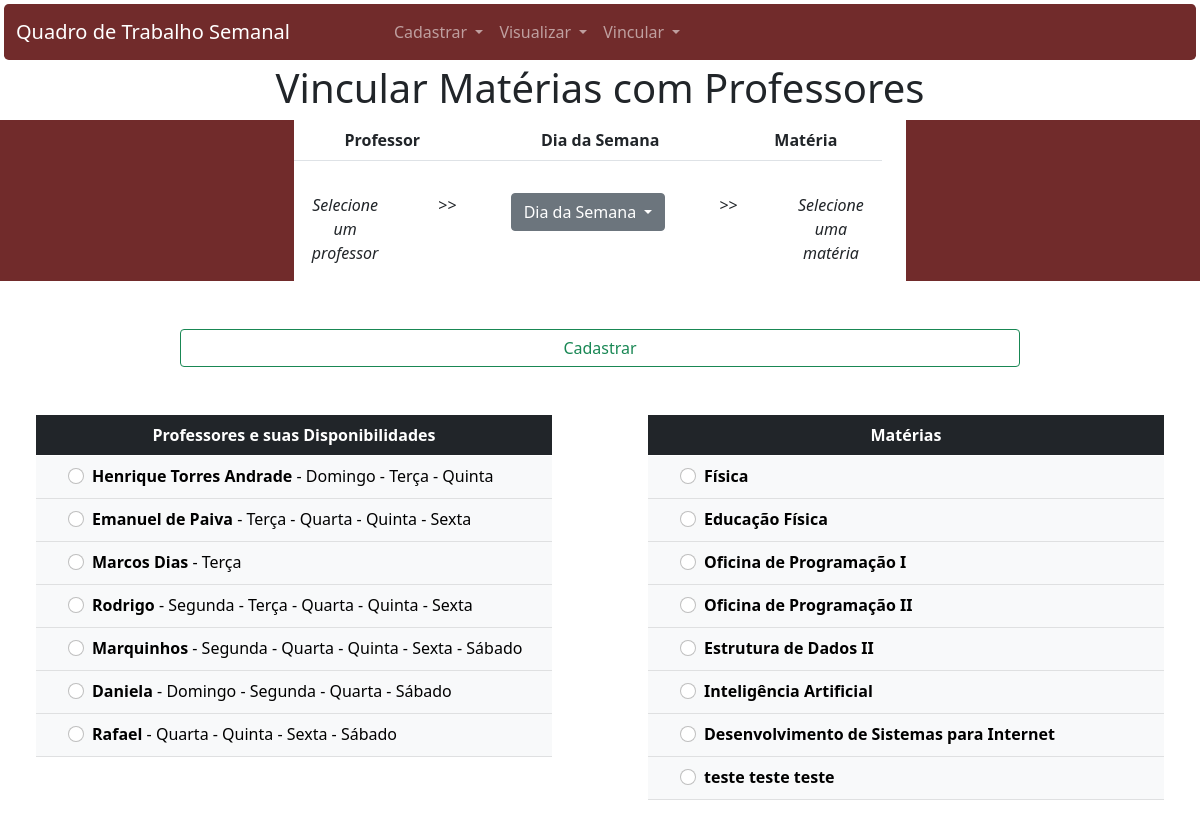
The page /tela_materia_professor on the database its author committed.
### app_qts/models.py (models this page shows)
class Materia(models.Model):
    id_materia = models.AutoField(primary_key=True)
    nome = models.TextField(max_length=255)

class Professor(models.Model):
    id_professor = models.AutoField(primary_key=True)
    nome = models.TextField(max_length=255)

class Disponibilidade_Dia(models.Model):
    id_professor = models.ForeignKey(Professor, on_delete=models.CASCADE)
    id_dia = models.ForeignKey(Dia, on_delete=models.CASCADE)

class Dia(models.Model):
    id_dia = models.AutoField(primary_key=True)
    nome = models.TextField(max_length=255)

### app_qts/views.py (the view)
# urls.py: path('tela_materia_professor',views.tela_materia_professor, name='tela_materia_professor'),
def tela_materia_professor(request):
    professores = Professor.objects.all()
    professor_sem_vinculo, materia_sem_vinculo = filtrar_prof_mat_sem_vinculo()
    context = {
        'professor': Professor.objects.all(),
        'professores_ids':[str(professor.id_professor) for professor in professores],
        'materia': Materia.objects.all(),
        'materia_professor': Materia_Professor.objects.all(),
        'materia_sem_vinculo': materia_sem_vinculo,
        'dia_professor': Disponibilidade_Dia.objects.all()
    }
    return render(request, 'qts/vincular/materia_professor.html', context)

### app_qts/views.py (called while the page is built)
def filtrar_prof_mat_sem_vinculo():
    professor = Professor.objects.all()
    materia = Materia.objects.all()
    materia_professor = Materia_Professor.objects.all()
    professores_vinculados_ids = set([mp.id_professor.id_professor for mp in materia_professor])
    materias_vinculadas_ids = set([mp.id_materia.id_materia for mp in materia_professor])
    professor_sem_vinculo = [prof for prof in professor if prof.id_professor not in professores_vinculados_ids]
    materia_sem_vinculo = [mat for mat in materia if mat.id_materia not in materias_vinculadas_ids]
    return professor_sem_vinculo, materia_sem_vinculo

### app_qts/templates/qts/vincular/materia_professor.html (shortened to what this page needs)
{% extends 'qts/base.html' %}
{% block conteudo %}
<form action="{% url 'cadastrar_materia_professor' %}" method="post">
<div class="row text-center">
    <h1>Vincular Matérias com Professores</h1>
</div>
<div class="row">
    <div class="col-3" style="background-color: rgb(113, 43, 43) !important"></div>
    <div class="row text-center col-6 m-0 p-0">
        <div class="row">
            <table class="table">
                <th>Professor</th>
                <th>Dia da Semana</th>
                <th>Matéria</th>
            </table>
        </div>
        <div class="row">
            <div class="col mt-3" id="professor-selecionado">
                <p class="fst-italic">Selecione um professor</p>
            </div>
            <div class="col mt-3">
                <p>>></p>
            </div>
            <div class="col mt-3" id="dia-selecionado">
                <div class="dropdown">
                    <button class="btn btn-secondary dropdown-toggle" type="button" id="dropdownMenu2" data-bs-toggle="dropdown" aria-expanded="false">
                      Dia da Semana
                    </button>
                </div>
            </div>
            <div class="col mt-3">
                <p>>></p>
            </div>
            <div class="col mt-3" id="materia-selecionada">
                <p class="fst-italic">Selecione uma matéria</p>
            </div>
        </div>
    </div>
    <div class="col-3" style="background-color: rgb(113, 43, 43) !important"></div>
</div>
<div class="d-grid gap-2 pt-5 mx-auto" style="width: 70%;">
    <button class="btn btn-outline-success" type="submit" id="button-addon2">Cadastrar</button>
</div>
<div class="row">
    <div class="col-6 p-5 order-md-2">
        <table class="table table-hover table-light">
            <thead class="table-dark">
                <tr>
                    <th class="text-center">Matérias</th>
                </tr>
            </thead>
            {% for materia in materia_sem_vinculo %}
            <tr>
                <td>
                    <div class="form-check ps-5">
                        <input class="form-check-input" type="radio" name="check-materia" value="{{ materia.id_materia }}" id="check-materia-{{ materia.id_materia }}">
                        <label class="form-check-label" for="check-materia-{{ materia.id_materia }}"><strong>{{ materia.nome }}</strong></label>
                    </div>
                </td>
            </tr>
            {% endfor %}
        </table>
    </div>
    <div class="col-6 p-5 order-md-1">
        <table class="table table-hover table-light">
            <thead class="table-dark">
                <tr>
                    <th class="text-center">Professores e suas Disponibilidades</th>
                </tr>
            </thead>
            {% for professor in professor %}
                <tr>
                    <td>
                        <div class="form-check ps-5">
                            <input class="form-check-input" type="radio" name="check-professor" value="{{ professor.id_professor }}" id="check-professor-{{ professor.id_professor }}">
                            <label class="form-check-label" for="check-professor-{{ professor.id_professor }}">
                                <strong>{{ professor.nome }}</strong>
                                {% for d in dia_professor %}
                                    {% if professor.id_professor == d.id_professor.id_professor %}
                                        - {{ d.id_dia.nome }}
                                    {% endif %}
                                {% endfor %}
                            </label>
                        </div>
                    </td>
                </tr>
            {% endfor %}
        </table>
    </div>
</div>
</form>
{% endblock %}

### rows shown on the page
Materia: nome "Física"
Materia: nome "Educação Física"
Materia: nome "Oficina de Programação I"
Materia: nome "Oficina de Programação II"
Materia: nome "Estrutura de Dados II"
Materia: nome "Inteligência Artificial"
Materia: nome "Desenvolvimento de Sistemas para Internet"
Materia: nome "teste teste teste"
Professor: nome "Henrique Torres Andrade"
Disponibilidade_Dia: id_dia.nome "Domingo"
Disponibilidade_Dia: id_dia.nome "Terça"
Disponibilidade_Dia: id_dia.nome "Quinta"
Professor: nome "Emanuel de Paiva"
Disponibilidade_Dia: id_dia.nome "Terça"
Disponibilidade_Dia: id_dia.nome "Quarta"
Disponibilidade_Dia: id_dia.nome "Quinta"
Disponibilidade_Dia: id_dia.nome "Sexta"
Professor: nome "Marcos Dias"
Disponibilidade_Dia: id_dia.nome "Terça"
Professor: nome "Rodrigo"
Disponibilidade_Dia: id_dia.nome "Segunda"
Disponibilidade_Dia: id_dia.nome "Terça"
Disponibilidade_Dia: id_dia.nome "Quarta"
Disponibilidade_Dia: id_dia.nome "Quinta"
Disponibilidade_Dia: id_dia.nome "Sexta"
Professor: nome "Marquinhos"
Disponibilidade_Dia: id_dia.nome "Segunda"
Disponibilidade_Dia: id_dia.nome "Quarta"
Disponibilidade_Dia: id_dia.nome "Quinta"
Disponibilidade_Dia: id_dia.nome "Sexta"
Disponibilidade_Dia: id_dia.nome "Sábado"
Professor: nome "Daniela"
Disponibilidade_Dia: id_dia.nome "Domingo"
Disponibilidade_Dia: id_dia.nome "Segunda"
Disponibilidade_Dia: id_dia.nome "Quarta"
Disponibilidade_Dia: id_dia.nome "Sábado"
Professor: nome "Rafael"
Disponibilidade_Dia: id_dia.nome "Quarta"
Disponibilidade_Dia: id_dia.nome "Quinta"
Disponibilidade_Dia: id_dia.nome "Sexta"
Disponibilidade_Dia: id_dia.nome "Sábado"
